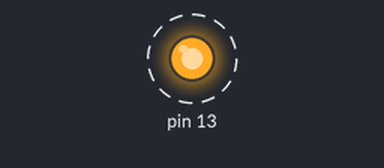
Simulated run of this sketch. Board: Arduino Uno, built with avr-gcc and run on an emulated ATmega328P. Parts: output pins drawn as LEDs (lit = HIGH). Dashed ring = blinking.

Above: at 0.2 s.
Timing chart, 0 to 3.0 s (numbered marks = the images above):
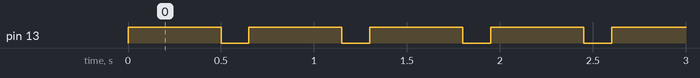

The sketch:

sketch.ino
```cpp
void setup() {
  // put your setup code here, to run once:
  pinMode(13, OUTPUT);
}

void loop() {
  // put your main code here, to run repeatedly:
  digitalWrite(13, HIGH);
  delay(500);
  digitalWrite(13, LOW);
  delay(150);
}
```

Measured:
- by itself, pin 13: alternates HIGH for 0.50 s and LOW for 0.15 s
